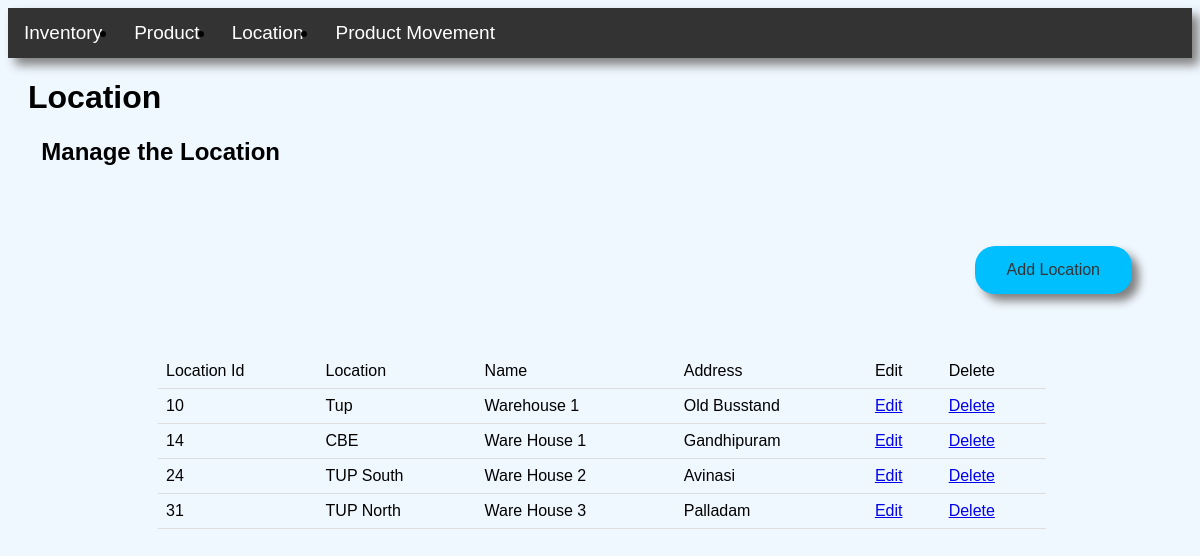
The app's page /location with its own data.
### web.py (models this page shows)
class location_tbl(db.Model):
    loid = db.Column(db.Integer, primary_key=True)
    loc = db.Column(db.String(50), nullable=False)
    loname = db.Column(db.Integer, nullable=False)
    lad = db.Column(db.Text, nullable=False)

### web.py (the view)
@app.route('/location',methods=['GET','POST'])
def location():
    if rq.method == 'POST':
        new_location = location_tbl(loid= rq.form['lid'], loc= rq.form['lloc'], loname=rq.form['lname'], lad=rq.form['ladd'])
        db.session.add(new_location)
        db.session.commit()
        return redirect('/location')
    else:return rt("Location.html", products = location_tbl.query.all())

### templates/Location.html (shortened to what this page needs)
{% extends 'base.html' %}
{% block body %}
<h1 style="margin-left:20px">Location</h1>
    <h2>&nbsp&nbsp&nbsp&nbsp&nbspManage the Location</h2>
<button class="button" id="Button">Add Location</button><br>
<table>
  <tr>
    <td>Location Id</td>
    <td>Location </td>
    <td>Name</td>
    <td>Address</td>
    <td>Edit</td>
    <td>Delete</td>
      {% for content in products %}
    <tr>
    <td>{{content.loid}}</td>
    <td>{{content.loc}}</td>
    <td>{{content.loname}}</td>
    <td>{{content.lad}}</td>
    <td><a href="#">Edit</a></td>
      <td><a href="#">Delete</a></td>
  </tr>
    {% endfor %}
  </tr>
</table>
{% endblock %}

### records on screen
location_tbl: loid "10", loc "Tup", loname "Warehouse 1", lad "Old Busstand"
location_tbl: loid "14", loc "CBE", loname "Ware House 1", lad "Gandhipuram"
location_tbl: loid "24", loc "TUP South", loname "Ware House 2", lad "Avinasi"
location_tbl: loid "31", loc "TUP North", loname "Ware House 3", lad "Palladam"
